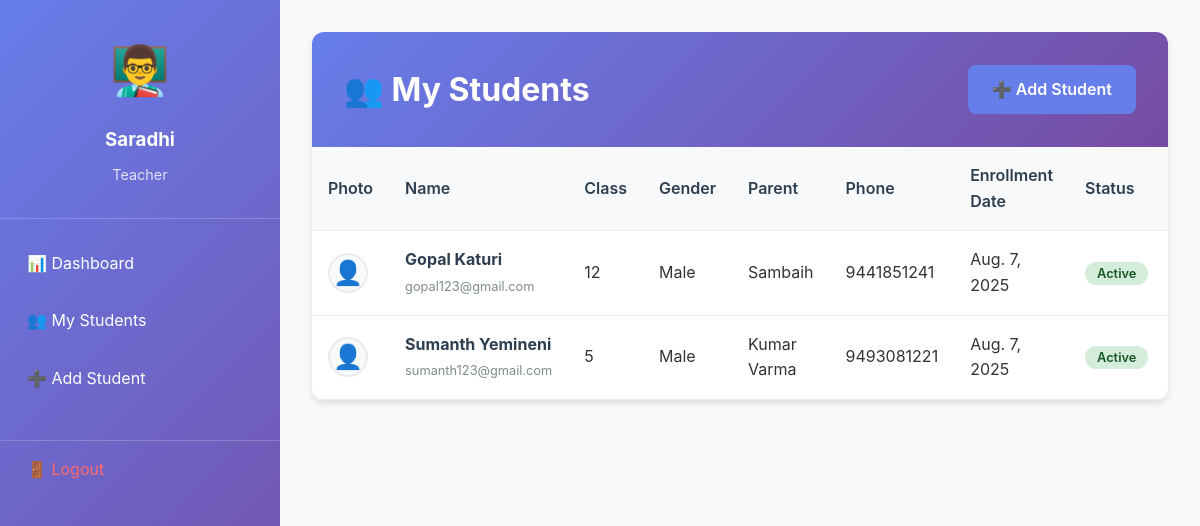
The app's page /students/ (signed in) with its own data.
### students/models.py (models this page shows, shortened)
class Student(models.Model):
    GENDER_CHOICES=[
        ('M','Male'),('F','Female')
    ]
    CLASS_CHOICES=[
        ('1', 'Class 1'),
        ('2', 'Class 2'),
        ('3', 'Class 3'),
        ('4', 'Class 4'),
        ('5', 'Class 5'),
        ('6', 'Class 6'),
        ('7', 'Class 7'),
        ('8', 'Class 8'),
        ('9', 'Class 9'),
        ('10', 'Class 10'),
        ('11', 'Class 11'),
        ('12', 'Class 12'),
    ]
    teacher=models.ForeignKey(User,on_delete=models.CASCADE,related_name='students')
    first_name=models.CharField(max_length=50)
    last_name=models.CharField(max_length=50)
    email=models.EmailField(blank=True)
    phone=models.CharField(max_length=15,blank=True)
    date_of_birth=models.DateField()
    gender=models.CharField(max_length=1,choices=GENDER_CHOICES)
    address=models.TextField(blank=True)
    class_level=models.CharField(max_length=2,choices=CLASS_CHOICES)
    parent_name=models.CharField(max_length=100)
    parent_email=models.EmailField(blank=True)
    parent_phone = models.CharField(max_length=15, blank=True)
    emergency_contact=models.CharField(max_length=15)
    photo=models.ImageField(upload_to='student_photos/',blank=True)
    enrollment_date=models.DateField(auto_now_add=True)
    is_active=models.BooleanField(default=True)
    notes=models.TextField(blank=True)
    class Meta:
        ordering=['first_name','last_name']
    @property
    def full_name(self):
        return f"{self.first_name} {self.last_name}"

### students/views.py (the view)
# urls.py: path('', views.my_students, name='my_students'),
@login_required
def my_students(request):
    students = Student.objects.filter(teacher=request.user).order_by('-enrollment_date')
    return render(request, 'students/list.html', {'students': students})

### templates/students/list.html (shortened to what this page needs)
{% extends "dashboard_base.html" %}
{% block content %}
<div class="students-list-container">
    <div class="list-header">
        <h1>👥 My Students</h1>
        <a href="{% url 'add_student' %}" class="btn btn-primary">➕ Add Student</a>
    </div>
    {% if students %}
        <div class="students-table-container">
            <table class="students-table">
                <thead>
                    <tr>
                        <th>Photo</th>
                        <th>Name</th>
                        <th>Class</th>
                        <th>Gender</th>
                        <th>Parent</th>
                        <th>Phone</th>
                        <th>Enrollment Date</th>
                        <th>Status</th>
                        <th>Actions</th>
                    </tr>
                </thead>
                <tbody>
                    {% for student in students %}
                        <tr>
                            <td>
                                <div class="student-photo">
                                    {% if student.photo %}
                                        <img src="{{ student.photo.url }}" alt="{{ student.full_name }}">
                                    {% else %}
                                        👤
                                    {% endif %}
                                </div>
                            </td>
                            <td>
                                <div class="student-name">
                                    <strong>{{ student.full_name }}</strong>
                                    <small>{{ student.email }}</small>
                                </div>
                            </td>
                            <td>{{ student.class_level }}</td>
                            <td>{{ student.get_gender_display }}</td>
                            <td>{{ student.parent_name }}</td>
                            <td>{{ student.parent_phone }}</td>
                            <td>{{ student.enrollment_date }}</td>
                            <td>
                                {% if student.is_active %}
                                    <span class="status-badge status-active">Active</span>
                                {% else %}
                                    <span class="status-badge status-inactive">Inactive</span>
                                {% endif %}
                            </td>
                            <td>
                            </td>
                        </tr>
                    {% endfor %}
                </tbody>
            </table>
        </div>
    {% endif %}
</div>
{% endblock %}

### templates/dashboard_base.html (shortened to what this page needs)
<!DOCTYPE html>
<html lang="en">
<head>
    {% load static %}
    <link rel="stylesheet" href="{% static 'css/style.css' %}">
</head>
<body class="dashboard-body">
    <div class="dashboard-container">
        <aside class="sidebar">
            <div class="sidebar-header">
                <div class="user-avatar">👨‍🏫</div>
                <h3>{{ user.get_full_name|default:user.username }}</h3>
                <p>Teacher</p>
            </div>
            <nav class="sidebar-nav">
                <a href="{% url 'dashboard' %}" class="nav-item">
                    📊 Dashboard
                </a>
                <a href="{% url 'my_students' %}" class="nav-item">
                    👥 My Students
                </a>
                <a href="{% url 'add_student' %}" class="nav-item">
                    ➕ Add Student
                </a>
                <a href="{% url 'logout' %}" class="nav-item logout-item">
                    🚪 Logout
                </a>
            </nav>
        </aside>
        <main class="main-content">
            {% block content %}
            {% endblock %}
        </main>
    </div>
</body>
</html>

### static/css/style.css (style rules this page uses)
* { margin: 0; padding: 0; box-sizing: border-box; }
body { font-family: -apple-system, BlinkMacSystemFont, 'Segoe UI', Roboto, sans-serif; line-height: 1.6; color: #333; background-color: #f8f9fa; }
.btn { display: inline-block; padding: 0.75rem 1.5rem; background-color: #667eea; color: white; text-decoration: none; border: none; border-radius: 8px; cursor: pointer; font-size: 1rem; font-weight: 600; transition: all 0.3s ease; text-align: center; }
.btn-primary { background-color: #667eea; }
.dashboard-body { background-color: #f8f9fa; }
.dashboard-container { display: flex; min-height: 100vh; }
.sidebar { width: 280px; background: linear-gradient(135deg, #667eea 0%, #764ba2 100%); color: white; flex-shrink: 0; }
.sidebar-header { padding: 2rem 1.5rem; text-align: center; border-bottom: 1px solid rgba(255,255,255,0.2); }
.user-avatar { font-size: 3rem; margin-bottom: 1rem; }
.sidebar-header h3 { margin-bottom: 0.5rem; }
.sidebar-header p { color: rgba(255,255,255,0.8); font-size: 0.9rem; }
.sidebar-nav { padding: 1rem 0; }
.nav-item { display: block; padding: 1rem 1.5rem; color: white; text-decoration: none; transition: all 0.3s ease; border-left: 3px solid transparent; }
.logout-item { margin-top: 2rem; border-top: 1px solid rgba(255,255,255,0.2); padding-top: 1rem; color: #ff6b6b; }
.main-content { flex: 1; padding: 2rem; overflow-y: auto; }
.students-list-container { background: white; border-radius: 12px; overflow: hidden; box-shadow: 0 4px 6px rgba(0,0,0,0.1); }
.list-header { background: linear-gradient(135deg, #667eea 0%, #764ba2 100%); color: white; padding: 2rem; display: flex; justify-content: space-between; align-items: center; }
.list-header h1 { margin: 0; }
.students-table-container { overflow-x: auto; }
.students-table { width: 100%; border-collapse: collapse; }
.students-table th, .students-table td { padding: 1rem; text-align: left; border-bottom: 1px solid #e9ecef; }
.students-table th { background-color: #f8f9fa; font-weight: 600; color: #2c3e50; }
.student-photo { width: 40px; height: 40px; display: flex; align-items: center; justify-content: center; background: #f8f9fa; border-radius: 50%; border: 2px solid #e9ecef; font-size: 1.5rem; }
.student-name strong { display: block; color: #2c3e50; }
.student-name small { color: #7f8c8d; font-size: 0.8rem; }
.status-badge { padding: 0.25rem 0.75rem; border-radius: 20px; font-size: 0.8rem; font-weight: 600; }
.status-active { background-color: #d4edda; color: #155724; }

### records on screen
Student: full_name "Gopal Katuri", email "gopal123@gmail.com", class_level "12", gender "Male", parent_name "Sambaih", parent_phone "9441851241", enrollment_date "Aug. 7, 2025", is_active "Active"
Student: full_name "Sumanth Yemineni", email "sumanth123@gmail.com", class_level "5", gender "Male", parent_name "Kumar Varma", parent_phone "9493081221", enrollment_date "Aug. 7, 2025", is_active "Active"

### other values on screen
{{ user.get_full_name|default:user.username }} "Saradhi"
